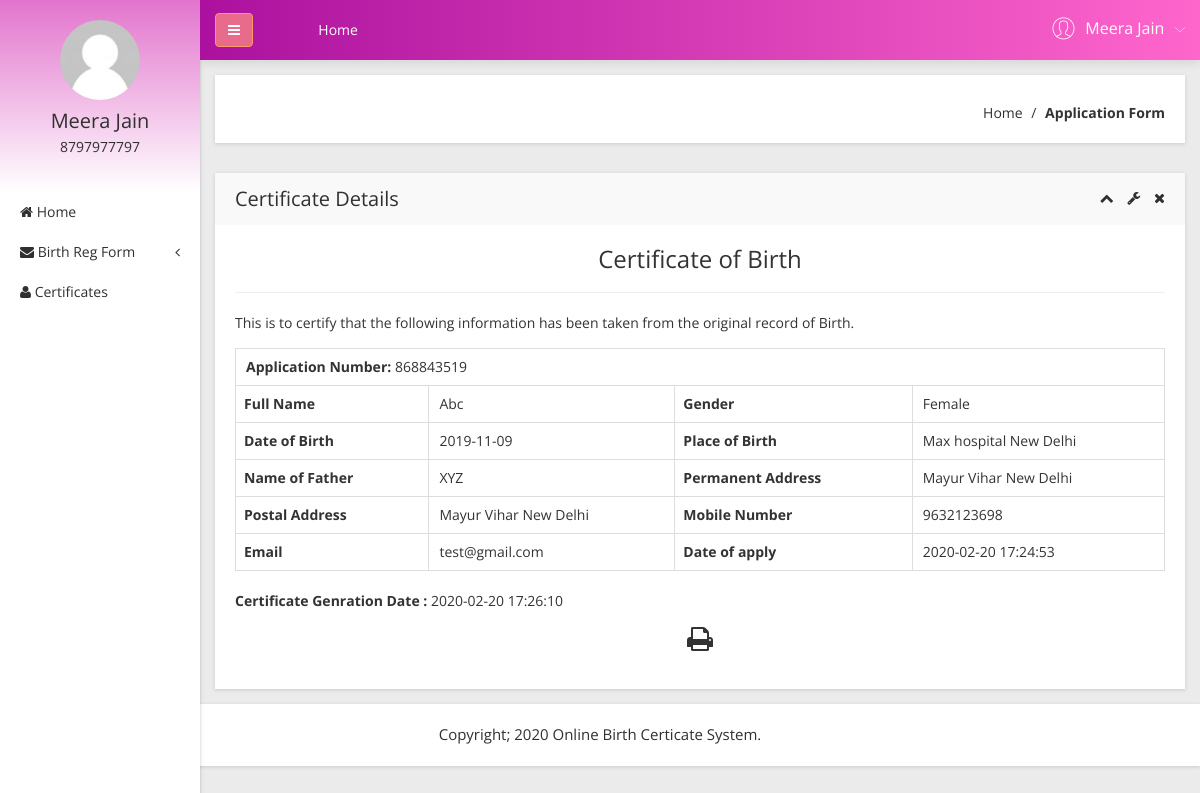
/obcs/user/certificates.php?viewid=4 (signed in), run on the app's committed database.
### tables this page shows
CREATE TABLE `tbluser` (
  `ID` int(10) NOT NULL,
  `FirstName` varchar(200) DEFAULT NULL,
  `LastName` varchar(200) DEFAULT NULL,
  `MobileNumber` bigint(10) DEFAULT NULL,
  `Address` mediumtext DEFAULT NULL,
  `Password` varchar(200) NOT NULL,
  `RegDate` timestamp NULL DEFAULT current_timestamp()
);

CREATE TABLE `tblapplication` (
  `ID` int(10) NOT NULL,
  `UserID` int(5) NOT NULL,
  `ApplicationID` varchar(200) DEFAULT NULL,
  `DateofBirth` varchar(200) DEFAULT NULL,
  `Gender` varchar(50) DEFAULT NULL,
  `FullName` varchar(200) DEFAULT NULL,
  `PlaceofBirth` varchar(200) DEFAULT NULL,
  `NameofFather` varchar(200) DEFAULT NULL,
  `PermanentAdd` mediumtext DEFAULT NULL,
  `PostalAdd` mediumtext DEFAULT NULL,
  `MobileNumber` bigint(10) DEFAULT NULL,
  `Email` varchar(200) DEFAULT NULL,
  `Dateofapply` timestamp NULL DEFAULT current_timestamp(),
  `Remark` varchar(200) DEFAULT NULL,
  `Status` varchar(50) DEFAULT NULL,
  `UpdationDate` timestamp NULL DEFAULT NULL ON UPDATE current_timestamp()
);

### obcs/user/certificates.php (the view, shortened to what this page needs)
<?php
include('includes/dbconnection.php');
if (strlen($_SESSION['obcsuid']==0)) {
  header('location:logout.php');
  } else{
  ?>
<!doctype html>
<html class="no-js" lang="en">
<head>
    <link rel="stylesheet" href="css/bootstrap.min.css">
    <link rel="stylesheet" href="css/font-awesome.min.css">
    <link rel="stylesheet" href="css/adminpro-custon-icon.css">
    <link rel="stylesheet" href="css/meanmenu.min.css">
    <link rel="stylesheet" href="css/jquery.mCustomScrollbar.min.css">
    <link rel="stylesheet" href="css/animate.css">
    <link rel="stylesheet" href="css/data-table/bootstrap-table.css">
    <link rel="stylesheet" href="css/data-table/bootstrap-editable.css">
    <link rel="stylesheet" href="css/normalize.css">
    <link rel="stylesheet" href="css/c3.min.css">
    <link rel="stylesheet" href="style.css">
    <link rel="stylesheet" href="css/responsive.css">
</head>
<body class="materialdesign">
    <div class="wrapper-pro">
      <?php include_once('includes/sidebar.php');?>
        <?php include_once('includes/header.php');?>
            <div class="breadcome-area mg-b-30 small-dn">
                <div class="container-fluid">
                    <div class="row">
                        <div class="col-lg-12">
                            <div class="breadcome-list shadow-reset">
                                <div class="row">
                                    <div class="col-lg-12">
                                        <ul class="breadcome-menu">
                                            <li><a href="dashboard.php">Home</a> <span class="bread-slash">/</span>
                                            </li>
                                            <li><span class="bread-blod">Application Form</span>
                                            </li>
                                        </ul>
                                    </div>
                                </div>
                            </div>
                        </div>
                    </div>
                </div>
            </div>
            <div class="data-table-area mg-b-15">
                <div class="container-fluid">
                    <div class="row">
                        <div class="col-lg-12">
                            <div class="sparkline13-list shadow-reset">
                                <div class="sparkline13-hd">
                                    <div class="main-sparkline13-hd">
                                        <h1>Certificate Details</h1>
                                        <div class="sparkline13-outline-icon">
                                            <span class="sparkline13-collapse-link"><i class="fa fa-chevron-up"></i></span>
                                            <span><i class="fa fa-wrench"></i></span>
                                            <span class="sparkline13-collapse-close"><i class="fa fa-times"></i></span>
                                        </div>
                                    </div>
                                </div>
                                <div class="sparkline13-graph">
                                    <div id="exampl">
                                    <div class="datatable-dashv1-list custom-datatable-overright">
                                        <h3 align="center">Certificate of Birth</h3>
                                        <hr />
                                        <p align="left">This is to certify that the following information has been taken from the original record of Birth.</p>
<?php
$vid=$_GET['viewid'];
$sql="SELECT tblapplication.*,tbluser.FirstName,tbluser.LastName,tbluser.MobileNumber,tbluser.Address from  tblapplication join  tbluser on tblapplication.UserID=tbluser.ID where tblapplication.ID=:vid and  tblapplication.Status='Verified'";
$query = $dbh -> prepare($sql);
$query-> bindParam(':vid', $vid, PDO::PARAM_STR);
$query->execute();
$results=$query->fetchAll(PDO::FETCH_OBJ);
foreach($results as $row)
{
$certgendate=$row->UpdationDate;            ?>
<table border="1" class="table table-bordered">
<tr align="center">
<td colspan="4" >
<strong> Application Number:</strong>   <?php  echo $row->ApplicationID;?></td></tr>
    <th scope>Full Name</th>
    <td><?php  echo $row->FullName;?></td>
    <th scope>Gender</th>
    <td><?php  echo $row->Gender;?></td>
   <tr>
    <th scope>Date of Birth</th>
    <td><?php  echo $row->DateofBirth;?></td>
    <th scope>Place of Birth</th>
    <td><?php  echo $row->PlaceofBirth;?></td>
  </tr>
  <tr>
    <th scope>Name of Father</th>
    <td><?php  echo $row->NameofFather;?></td>
    <th scope>Permanent Address</th>
    <td><?php  echo $row->PermanentAdd;?></td>
  </tr>
   <tr>
    <th scope>Postal Address</th>
    <td><?php  echo $row->PostalAdd;?></td>
    <th scope>Mobile Number</th>
    <td><?php  echo $row->MobileNumber;?></td>
  </tr>
   <tr>
    <th scope>Email</th>
    <td><?php  echo $row->Email;?></td>
    <th scope>Date of apply</th>
    <td><?php  echo $row->Dateofapply;?></td>
  </tr>
  <?php }?>
</table>
          <p align="left"><b>Certificate Genration Date :</b> <?php echo htmlentities($certgendate);?></p>
          <p> <i class="fa fa-print fa-2x" style="cursor: pointer;"  OnClick="CallPrint(this.value)" ></i></p>
      </div></div>
                                </div>
                            </div>
                        </div>
                    </div>
                </div>
            </div>
        </div>
    </div>
  <?php include_once('includes/footer.php');?>
</body>
</html><?php }  ?>

### obcs/user/includes/sidebar.php (shortened to what this page needs)
        <?php
include('includes/dbconnection.php');
if (strlen($_SESSION['obcsuid']==0)) {
  header('location:logout.php');
  } else{
  ?>
  <div class="left-sidebar-pro">
            <nav id="sidebar">
                <div class="sidebar-header">
                     <?php
$uid=$_SESSION['obcsuid'];
$sql="SELECT FirstName,LastName,MobileNumber from  tbluser where ID=:uid";
$query = $dbh -> prepare($sql);
$query->bindParam(':uid',$uid,PDO::PARAM_STR);
$query->execute();
$results=$query->fetchAll(PDO::FETCH_OBJ);
$cnt=1;
if($query->rowCount() > 0)
{
foreach($results as $row)
{               ?>
                    <a href="#"><img src="img/message/avatar.jpg" alt="" />
                    </a>
                    <h3><?php  echo $row->FirstName;?>  <?php  echo $row->LastName;?></h3>
                    <p><?php  echo $row->MobileNumber;?></p><?php $cnt=$cnt+1;}} ?>
                </div>
                <div class="left-custom-menu-adp-wrap">
                    <ul class="nav navbar-nav left-sidebar-menu-pro">
                        <li class="nav-item">
                            <a href="dashboard.php" role="button" aria-expanded="false"><i class="fa big-icon fa-home"></i> <span class="mini-dn">Home</span> </a>
                        </li>
                        <li class="nav-item"><a href="#" data-toggle="dropdown" role="button" aria-expanded="false" class="nav-link dropdown-toggle"><i class="fa big-icon fa-envelope"></i> <span class="mini-dn">Birth Reg Form</span> <span class="indicator-right-menu mini-dn"><i class="fa indicator-mn fa-angle-left"></i></span></a>
                        </li>
                       <li class="nav-item">
                            <a href="certificates-list.php" role="button" aria-expanded="false"><i class="fa big-icon fa-user"></i> <span class="mini-dn">Certificates</span> </a>
                        </li>
                    </ul>
                </div>
            </nav>
        </div><?php }  ?>

### obcs/user/includes/header.php (shortened to what this page needs)
       <?php
include('includes/dbconnection.php');
if (strlen($_SESSION['obcsuid']==0)) {
  header('location:logout.php');
  } else{
  ?>
 <div class="content-inner-all">
            <div class="header-top-area">
                <div class="fixed-header-top">
                    <div class="container-fluid">
                        <div class="row">
                            <div class="col-lg-1 col-md-6 col-sm-6 col-xs-12">
                                <button type="button" id="sidebarCollapse" class="btn bar-button-pro header-drl-controller-btn btn-info navbar-btn">
                                    <i class="fa fa-bars"></i>
                                </button>
                            </div>
                            <div class="col-lg-6 col-md-1 col-sm-1 col-xs-12">
                                <div class="header-top-menu tabl-d-n">
                                    <ul class="nav navbar-nav mai-top-nav">
                                        <li class="nav-item"><a href="dashboard.php" class="nav-link">Home</a>
                                        </li>
                                    </ul>
                                </div>
                            </div>
                            <div class="col-lg-5 col-md-5 col-sm-6 col-xs-12">
                                <div class="header-right-info">
                                    <ul class="nav navbar-nav mai-top-nav header-right-menu">
                                <?php
$uid=$_SESSION['obcsuid'];
$sql="SELECT FirstName,LastName,MobileNumber from  tbluser where ID=:uid";
$query = $dbh -> prepare($sql);
$query->bindParam(':uid',$uid,PDO::PARAM_STR);
$query->execute();
$results=$query->fetchAll(PDO::FETCH_OBJ);
$cnt=1;
if($query->rowCount() > 0)
{
foreach($results as $row)
{               ?>
                                        <li class="nav-item">
                                            <a href="#" data-toggle="dropdown" role="button" aria-expanded="false" class="nav-link dropdown-toggle">
                                                <span class="adminpro-icon adminpro-user-rounded header-riht-inf"></span>
                                                <span class="admin-name"><?php  echo $row->FirstName;?>  <?php  echo $row->LastName;?> </span>
                                                <span class="author-project-icon adminpro-icon adminpro-down-arrow"></span><?php $cnt=$cnt+1;}} ?>
                                            </a>
                                        </li>
                                    </ul>
                                </div>
                            </div>
                        </div>
                    </div>
                </div>
            </div><?php }  ?>

### data on the page
tbluser: FirstName "Meera", LastName "Jain", MobileNumber "8797977797"
tblapplication: ApplicationID "868843519", FullName "Abc", Gender "Female", DateofBirth "2019-11-09", PlaceofBirth "Max hospital New Delhi", NameofFather "XYZ", PermanentAdd "Mayur Vihar New Delhi", PostalAdd "Mayur Vihar New Delhi", UserID.MobileNumber "9632123698", Email "test@gmail.com", Dateofapply "2020-02-20 17:24:53", UpdationDate "2020-02-20 17:26:10"
